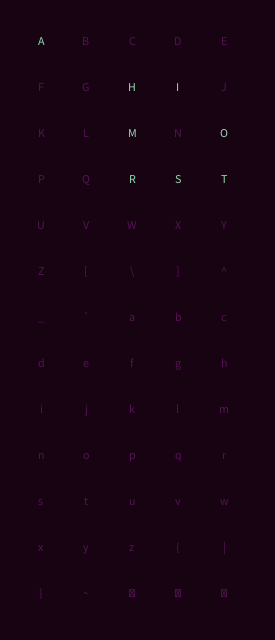
Frame 1 (no input)
Frame 60 (the mouse pressed at the canvas centre just before this capture): identical to frame 1, image omitted
Frame 120 (the mouse held since frame 60 and released just before this capture): identical to frame 1, image omitted

The Processing sketch that drew this single still picture (run headless with seeded random() and noise(); from frame 60 on, the mouse is pressed at the canvas centre):

// Processing sketch: build
// ── build.pde
void setup() {
  size(275, 640);
  background(23, 3, 18);

  textAlign(CENTER, CENTER);
} 

void draw() {
  background(23, 3, 18);

  // Set the left and top margin
  int margin = 10;
  translate(margin*4, margin*4);

  int gap = 46;
  int counter = 65;
  
  for (int y = 0; y < height-gap; y += gap) {
    for (int x = 0; x < width-gap; x += gap) {

      char letter = char(counter);
      
      if (
      	letter == 'A' ||
      	letter == 'R' ||
        letter == 'T' ||
        letter == 'O' ||
        letter == 'I' ||
        letter == 'H' ||
        letter == 'M' ||
        letter == 'S') {
        fill(151, 216, 178);
} 
      else {
        fill(83, 18, 83);
      }

      // Draw the letter to the screen
      text(letter, x, y);

      // Increment the counter
      counter++;
    }
  }
}
